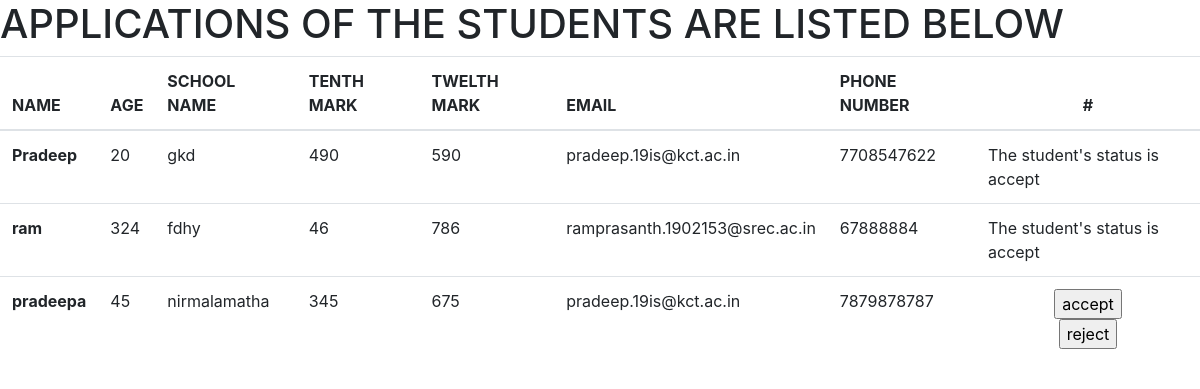
Before: /staff/ with the older database file.
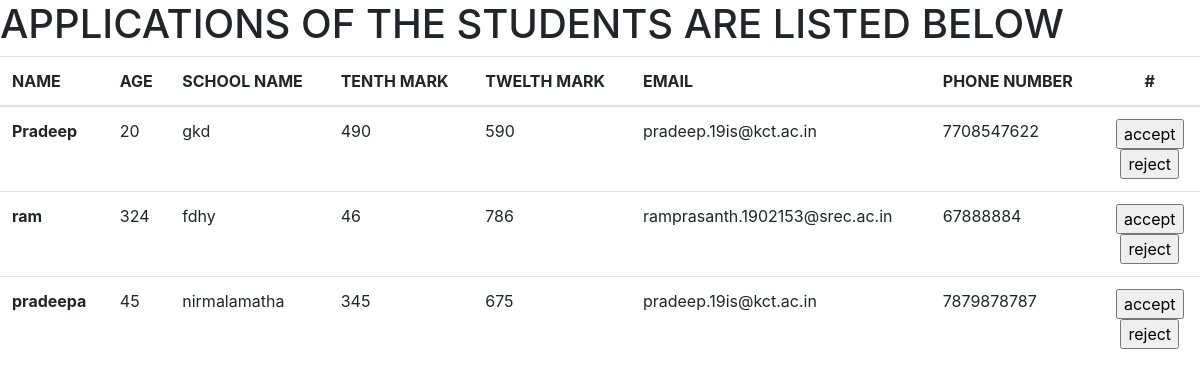
After: the same page with the newer database file.
### students/models.py (models this page shows, shortened)
class Student(models.Model):
    name = models.CharField(max_length=30)
    id = models.AutoField(primary_key=True)
    age = models.IntegerField()
    school_name = models.CharField(max_length=60)
    tenth_mark = models.IntegerField()
    twelth_mark = models.IntegerField()
    email = models.EmailField()
    phone_num = models.IntegerField()
    status = models.CharField(max_length=30)

### staff/views.py (the view)
# urls.py: path('staff/', views.staff_view , name='staff_view'),
def staff_view(request):
    all_students = Student.objects.all()
    return render(request, 'staff/staff_view.html', {'Students': all_students})

### staff/templates/staff/staff_view.html (shortened to what this page needs)
<!DOCTYPE html>
<html lang="en">
<head>
    <link rel="stylesheet" href="https://stackpath.bootstrapcdn.com/bootstrap/4.5.0/css/bootstrap.min.css"
>
</head>
<body>
    <h1>APPLICATIONS OF THE STUDENTS ARE LISTED BELOW</h1>
    <table class="table table-hover">
        <thead>
            <tr>
                <th>NAME</th>
                <th>AGE</th>
                <th>SCHOOL NAME</th>
                <th>TENTH MARK</th>
                <th>TWELTH MARK</th>
                <th>EMAIL</th>
                <th>PHONE NUMBER</th>
                <th>
                    <center>#</center>
                </th>
            </tr>
        </thead>
        <tbody>
            {% for students in Students %}
            <tr>
                <th scope="row"> {{ students.name }}</th>
                <td>{{ students.age }}</td>
                <td>{{ students.school_name }}</td>
                <td>{{ students.tenth_mark }}</td>
                <td>{{ students.twelth_mark }}</td>
                <td>{{ students.email }}</td>
                <td>{{ students.phone_num }}</td>
                <td>
                    {% if students.status == "" %}
                    <center>
                        <form action="{% url 'accept_view' %}" method="post">
                            <input type="submit" value="accept">
                        </form>
                        <form action="{% url 'accept_view' %}" method="post">
                            <input type="submit" value="reject">
                        </form>
                        {% else %}
                            The student's status is
                            {{ students.status }}
                        {% endif %}
                    </center>
                </td>
            </tr>
            {% endfor %}
        </tbody>
    </table>
</body>
</html>

Changed rows visible on the page:
changed Student "Pradeep": value (not shown) → "accept"; value (not shown) → "reject"; status "accept" → (not shown)
changed Student "ram": value (not shown) → "accept"; value (not shown) → "reject"; status "accept" → (not shown)
